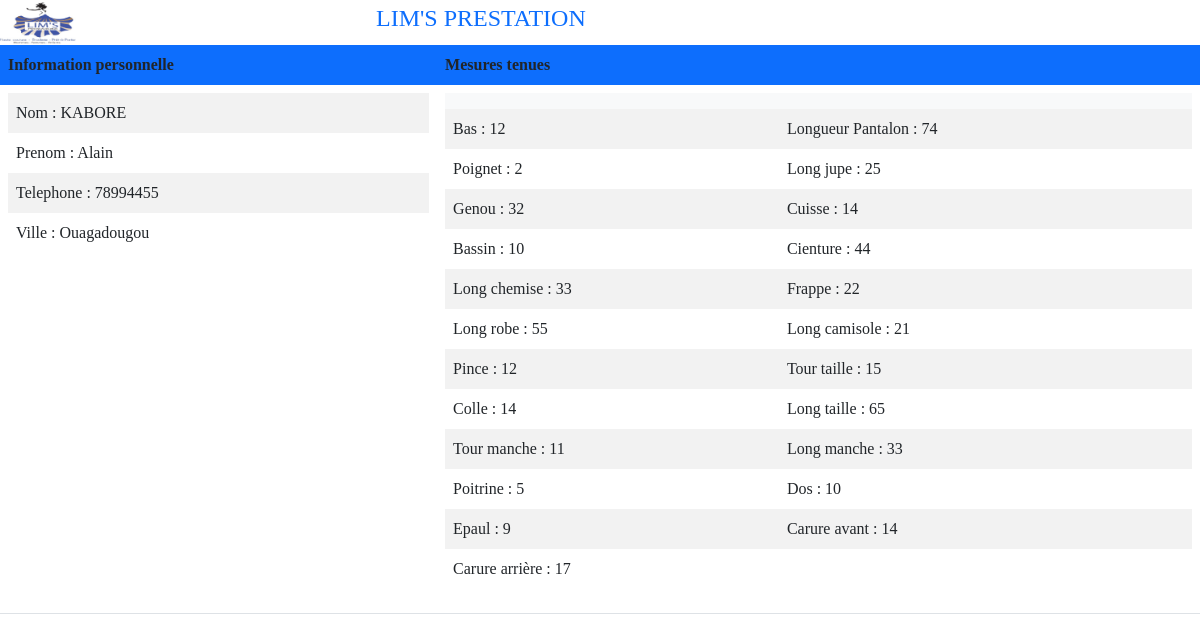
/client/print/1, run on the app's committed database.
### gestion/models.py (models this page shows, shortened)
class Client(models.Model):
    nom = models.CharField(max_length=200, null=True)
    prenom = models.CharField(max_length=200, null=True)
    ville = models.ForeignKey(Ville, on_delete=models.CASCADE, null=True, blank=True, verbose_name="Ville")
    telephone = models.CharField(max_length=200, null=True, blank=True, verbose_name="Téléphone")
    bas = models.CharField(max_length=20, null=True, blank=True)
    longpan = models.CharField(max_length=20, null=True, blank=True, verbose_name="Longueur pantalon")
    poignet = models.CharField(max_length=20, null=True, blank=True)
    longjupe = models.CharField(max_length=20, null=True, blank=True, verbose_name="Longueur jupe")
    genou = models.CharField(max_length=20, null=True, blank=True)
    cuiss = models.CharField(max_length=20, null=True, blank=True, verbose_name="Cuisse")
    bassin = models.CharField(max_length=20, null=True, blank=True)
    ceinture = models.CharField(max_length=20, null=True, blank=True)
    longchem = models.CharField(max_length=20, null=True, blank=True, verbose_name="Longueur Chemise")
    frappe = models.CharField(max_length=20, null=True, blank=True)
    longrobe = models.CharField(max_length=20, null=True, blank=True, verbose_name="Longueur Robe")
    longcami = models.CharField(max_length=20, null=True, blank=True, verbose_name="Longueur Camisole")
    pince = models.CharField(max_length=20, null=True, blank=True)
    tourtaille = models.CharField(max_length=20, null=True, blank=True, verbose_name="Tour de taille")
    coole = models.CharField(max_length=20, null=True, blank=True)
    longtaille = models.CharField(max_length=20, null=True, blank=True)
    tourmanch = models.CharField(max_length=20, null=True,blank=True, verbose_name="Tour de manche")
    longmanch = models.CharField(max_length=20, null=True, blank=True,verbose_name="Longueur manche")
    poitrine = models.CharField(max_length=20, null=True, blank=True)
    dos = models.CharField(max_length=20, null=True, blank=True)
    epaul = models.CharField(max_length=20, null=True,blank=True, verbose_name="Epaule")
    avcar = models.CharField(max_length=20, null=True, blank=True)
    arcar = models.CharField(max_length=20, null=True, blank=True)
    fichier = models.FileField(upload_to='uploads_files/', null=True, blank=True)
    created_at = models.DateTimeField(auto_now_add=True)
    modified_at = models.DateTimeField(auto_now_add=True)

class Ville(models.Model):
    libelle = models.CharField(max_length=50, null=True)
    created_at = models.DateTimeField(auto_now_add=True)
    modified_at = models.DateTimeField(auto_now_add=True)
    def __str__(self):
        return self.libelle

### gestion/views.py (the view)
# urls.py: path('client/print/<int:id>', views.print_client, name='print_client'),
def print_client(request, id):
    client = Client.objects.get(id = id)
    return render(request, 'gestion/client/print.html', {"client":client})

### gestion/templates/gestion/client/print.html (shortened to what this page needs)
{% extends 'base.html' %}
{% load static %}
{% block main%}
<div class="d-flex flex-row align-items-center align-content-center">
    <div class="row d-flex flex-row align-items-center">
        <img src="{% static 'images/app_img/LogoBf.png' %}" class="w-25 h-25">
    </div>
    <div class="row d-flex flex-row align-items-center">
        <h4 class="font-italic font-weight-bold text-primary">LIM'S PRESTATION </h4>
    </div>
</div>
    <table class="table">
        <thead>
            <tr>
                <th class="bg-primary border-0">Information personnelle</th>
                <th class="bg-primary border-0">Mesures tenues</th>
            </tr>
        </thead>
        <tbody>
            <tr>
                <td>
                        <table class="table table-striped
                        table-hover
                        table-borderless
                        align-middle">
                                    <tr>
                                        <td>Nom : {{client.nom}}</td>
                                    </tr>
                                    <tr>
                                        <td>Prenom : {{client.prenom}}</td>
                                    </tr>
                                    <tr>
                                        <td>Telephone : {{client.telephone}}</td>
                                    </tr>
                                    <tr>
                                        <td>Ville : {{client.ville}}</td>
                                    </tr>
                        </table>
                </td>
                <td>
                        <table class="table table-striped
                        table-hover
                        table-borderless
                        align-middle">
                            <thead class="table-light">
                                <tr>
                                    <th></th>
                                    <th></th>
                                </tr>
                                </thead>
                                <tbody class="table-group-divider">
                                    <tr>
                                        <td>Bas : {{client.bas}}</td>
                                        <td>Longueur Pantalon : {{client.longpan}}</td>
                                    </tr>
                                    <tr>
                                        <td>Poignet : {{client.poignet}}</td>
                                        <td>Long jupe : {{client.longjupe}}</td>
                                    </tr>
                                    <tr>
                                        <td>Genou : {{client.genou}}</td>
                                        <td>Cuisse : {{client.cuiss}}</td>
                                    </tr>
                                    <tr>
                                        <td>Bassin : {{client.bassin}}</td>
                                        <td>Cienture : {{client.ceinture}}</td>
                                    </tr>
                                    <tr>
                                        <td>Long chemise : {{client.longchem}}</td>
                                        <td>Frappe : {{client.frappe}}</td>
                                    </tr>
                                    <tr>
                                        <td>Long robe : {{client.longrobe}}</td>
                                        <td>Long camisole : {{client.longcami}}</td>
                                    </tr>
                                    <tr>
                                        <td>Pince : {{client.pince}}</td>
                                        <td>Tour taille : {{client.tourtaille}}</td>
                                    </tr>
                                    <tr>
                                        <td>Colle : {{client.coole}}</td>
                                        <td>Long taille : {{client.longtaille}}</td>
                                    </tr><tr>
                                        <td>Tour manche : {{client.tourmanch}}</td>
                                        <td>Long manche : {{client.longmanch}}</td>
                                    </tr>
                                    <tr>
                                        <td>Poitrine : {{client.poitrine}}</td>
                                        <td>Dos : {{client.dos}}</td>
                                    </tr>
                                    <tr>
                                        <td>Epaul : {{client.epaul}}</td>
                                        <td>Carure avant : {{client.avcar}}</td>
                                    </tr>
                                    <tr>
                                        <td>Carure arrière : {{client.arcar}}</td>
                                    </tr>
                                </tbody>
                        </table>
                </td>
            </tr>
        </tbody>
    </table>
{% endblock main%}

### lims/static/css/styles.css (style rules this page uses)
* { padding: 0; margin: 0; box-sizing: border-box; list-style-type: none; text-decoration: none; font-family: "verdana"; }

### data on the page
Client: nom "KABORE", prenom "Alain", telephone "78994455", ville "Ouagadougou", bas "12", longpan "74", poignet "2", longjupe "25", genou "32", cuiss "14", bassin "10", ceinture "44", longchem "33", frappe "22", longrobe "55", longcami "21", pince "12", tourtaille "15", coole "14", longtaille "65", tourmanch "11", longmanch "33", poitrine "5", dos "10", epaul "9", avcar "14", arcar "17"
